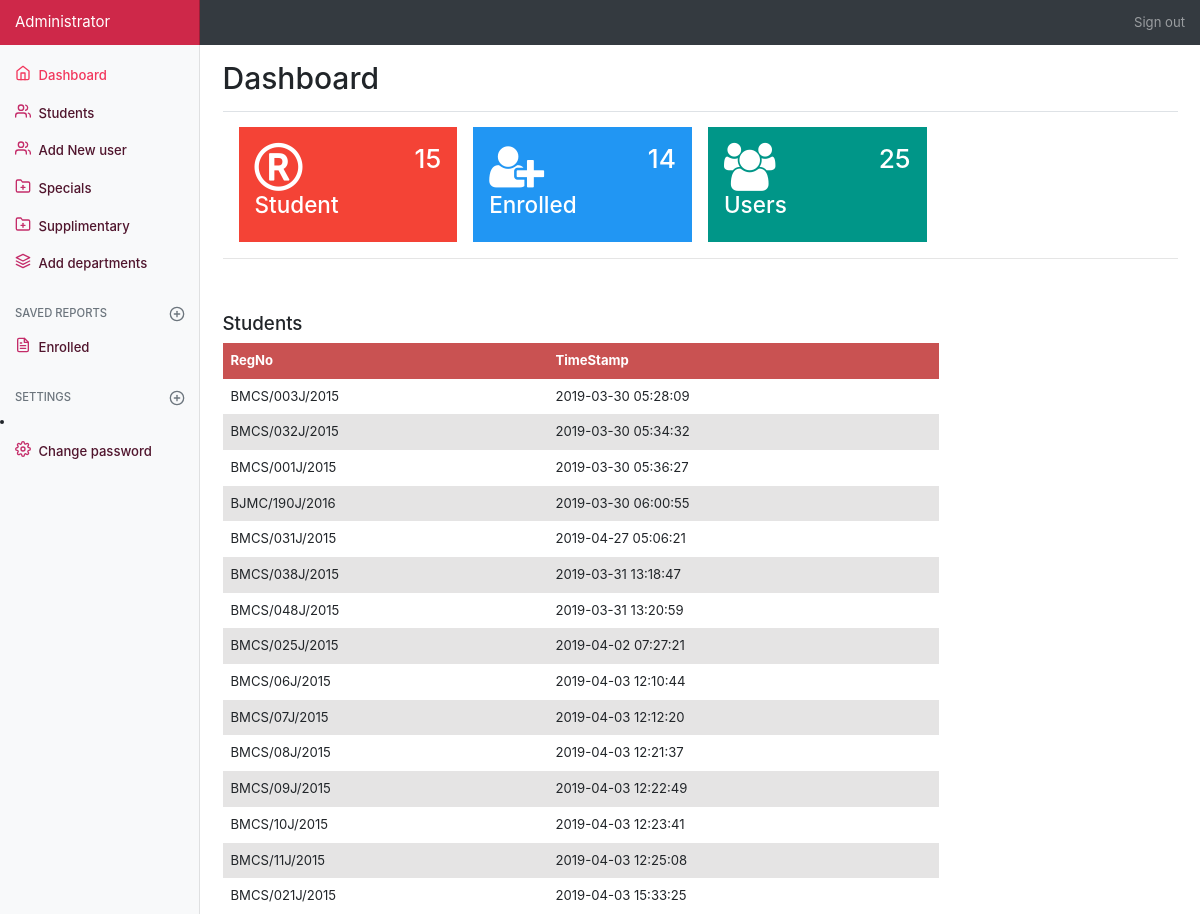
/Admin/admin.php, run on the app's committed database.
### tables this page shows
CREATE TABLE `users` (
  `id` int(11) NOT NULL,
  `username` varchar(255) NOT NULL,
  `password` varchar(255) NOT NULL,
  `created` timestamp NOT NULL DEFAULT CURRENT_TIMESTAMP ON UPDATE CURRENT_TIMESTAMP,
  `type` enum('Admin','Finance','Department','Student') DEFAULT 'Student'
);

### Admin/admin.php (the view, shortened to what this page needs)
<!doctype html>
<html lang="en">
  <head>
    <link rel="stylesheet" href="w3.css">
    <link rel="stylesheet" href="https://cdnjs.cloudflare.com/ajax/libs/font-awesome/4.7.0/css/font-awesome.min.css">
    <link href="bootstrap.min.css" rel="stylesheet">
    <link href="dashboard.css" rel="stylesheet">
  </head>
  <body>
    <nav class="navbar navbar-dark sticky-top bg-dark flex-md-nowrap p-0">
      <a class="navbar-brand col-sm-3 col-md-2 mr-0" href="#">Administrator</a>
      <ul class="navbar-nav px-3">
        <li class="nav-item text-nowrap">
          <a class="nav-link" href="signout.php">Sign out</a>
        </li>
      </ul>
    </nav>
    <div class="container-fluid">
      <div class="row">
        <nav class="col-md-2 d-none d-md-block bg-light sidebar">
          <div class="sidebar-sticky">
            <ul class="nav flex-column">
              <li class="nav-item">
                <a class="nav-link active" href="#">
                  <span data-feather="home"></span>
                  Dashboard <span class="sr-only">(current)</span>
                </a>
              </li>
              <li class="nav-item">
                <a class="nav-link" href="studentrecord.php">
                  <span data-feather="users"></span>
                  Students
                </a>
              </li>
              <li class="nav-item">
                <a class="nav-link" href="adduser.php">
                  <span data-feather="users"></span>
                  Add New user
                </a>
              </li>
              <li class="nav-item">
                <a class="nav-link" href="enrolled.php">
                  <span data-feather="folder-plus"></span>
                  Specials
                </a>
              </li>
              <li class="nav-item">
                <a class="nav-link" href="enrolled1.php">
                  <span data-feather="folder-plus"></span>
                  Supplimentary
                </a>
              </li>
              <li class="nav-item">
                <a class="nav-link" href="adddep.php">
                  <span data-feather="layers"></span>
                  Add departments
                </a>
              </li>
            </ul>
            <h6 class="sidebar-heading d-flex justify-content-between align-items-center px-3 mt-4 mb-1 text-muted">
              <span>Saved reports</span>
              <a class="d-flex align-items-center text-muted" href="#">
                <span data-feather="plus-circle"></span>
              </a>
            </h6>
            <ul class="nav flex-column mb-2">
              <li class="nav-item">
                <a class="nav-link" href="savedreports.php">
                  <span data-feather="file-text"></span>
                  Enrolled
                </a>
              </li>
            </ul>
            <h6 class="sidebar-heading d-flex justify-content-between align-items-center px-3 mt-4 mb-1 text-muted">
              <span>Settings</span>
              <a class="d-flex align-items-center text-muted" href="#">
                <span data-feather="plus-circle"></span>
              </a>
            </h6>
            <li class="nav-item">
              <a class="nav-link" href="../update.php">
                <span data-feather="settings"></span>
                Change password
              </a>
            </li>
          </div>
        </nav>
        <main role="main" class="col-md-9 ml-sm-auto col-lg-10 pt-3 px-4">
          <div class="d-flex justify-content-between flex-wrap flex-md-nowrap align-items-center pb-2 mb-3 border-bottom">
            <h1 class="h2">Dashboard</h1>
                 </div>
                 <div class="w3-row-padding w3-margin-bottom">
                   <div class="w3-quarter">
                     <div class="w3-container w3-red w3-padding-16">
                       <div class="w3-left"><i class="fa fa-registered w3-xxxlarge"></i></div>
                       <div class="w3-right">
                         <h3><?php
                       $server="localhost";
                       $username="root";
                       $pass="";
                       $db="phplearning";
                       $conn= mysqli_connect($server,$username,$pass,$db);
                       $sql="SELECT count(id) AS total FROM users WHERE type='Student'";
                       $result=mysqli_query($conn,$sql);
                       $values=mysqli_fetch_assoc($result);
                       $numrows=$values['total'];
                       echo $numrows;
                          ?></h3>
                       </div>
                       <div class="w3-clear"></div>
                       <h4>Student</h4>
                     </div>
                   </div>
                   <div class="w3-quarter">
                     <div class="w3-container w3-blue w3-padding-16">
                       <div class="w3-left"><i class="fa fa-user-plus w3-xxxlarge"></i></div>
                       <div class="w3-right">
                         <h3><?php
                       $server="localhost";
                       $username="root";
                       $pass="";
                       $db="phplearning";
                       $conn= mysqli_connect($server,$username,$pass,$db);
                       $sql="SELECT count(s_id) AS total FROM enrolled";
                       $result=mysqli_query($conn,$sql);
                       $values=mysqli_fetch_assoc($result);
                       $numrows=$values['total'];
                       echo $numrows;
                          ?></h3>
                       </div>
                       <div class="w3-clear"></div>
                       <h4>Enrolled</h4>
                     </div>
                   </div>
                   <div class="w3-quarter">
                     <div class="w3-container w3-teal w3-padding-16">
                       <div class="w3-left"><i class="fa fa-users w3-xxxlarge"></i></div>
                       <div class="w3-right">
                         <h3><?php
                       $server="localhost";
                       $username="root";
                       $pass="";
                       $db="phplearning";
                       $conn= mysqli_connect($server,$username,$pass,$db);
                       $sql="SELECT count(id) AS total FROM users";
                       $result=mysqli_query($conn,$sql);
                       $values=mysqli_fetch_assoc($result);
                       $numrows=$values['total'];
                       echo $numrows;
                          ?></h3>
                       </div>
                       <div class="w3-clear"></div>
                       <h4>Users</h4>
                     </div>
                   </div>
                 </div>
<hr></br></br>
<h5>Students</h5>
<div>
  <?php
  $conn=mysqli_connect('localhost', 'root', '');
  mysqli_select_db($conn,'phplearning') or die(mysqli_error($conn));
  $sql="SELECT * FROM users WHERE type='Student'";
  $records=mysqli_query($conn, $sql);
   ?>
   <div style="overflow-x:auto;">
   <table>
     <tr>
       <th>RegNo</th>
       <th>TimeStamp</th>
     <tr>
   <?php
   while($student=mysqli_fetch_assoc($records)){
     echo "<tr>";
     echo "<td>".$student['username']."</td>";
     echo "<td>".$student['created']."</td>";
     echo "</tr>";
   }
    ?>
   </table>
 </div>
</div>
               </div>
            </div>
  </body>
</html>

### Admin/w3.css (style rules this page uses)
html { box-sizing:border-box }
*,*:before,*:after { box-sizing:inherit }
html { -ms-text-size-adjust:100%;-webkit-text-size-adjust:100% }
body { margin:0 }
article,aside,details,figcaption,figure,footer,header,main,menu,nav,section,summary { display:block }
a { background-color:transparent;-webkit-text-decoration-skip:objects }
svg:not(:root) { overflow:hidden }
hr { box-sizing:content-box;height:0;overflow:visible }
html,body { font-family:Verdana,sans-serif;font-size:15px;line-height:1.5 }
html { overflow-x:hidden }
h1 { font-size:36px }
h3 { font-size:24px }
h4 { font-size:20px }
h5 { font-size:18px }
h6 { font-size:16px }
h1,h2,h3,h4,h5,h6 { font-family:"Segoe UI",Arial,sans-serif;font-weight:400;margin:10px 0 }
hr { border:0;border-top:1px solid #eee;margin:20px 0 }
a { color:inherit }
.w3-container:after,.w3-container:before,.w3-panel:after,.w3-panel:before,.w3-row:after,.w3-row:before,.w3-row-padding:after,.w3-row-padding:before, .w3-cell-row:before,.w3-cell-row:after,.w3-clear:after,.w3-clear:before,.w3-bar:before,.w3-bar:after { content:"";display:table;clear:both }
.w3-col,.w3-half,.w3-third,.w3-twothird,.w3-threequarter,.w3-quarter { float:left;width:100% }
@media (min-width:601px) { .w3-col.m3,.w3-quarter { width:24.99999% } }
.w3-row-padding,.w3-row-padding>.w3-half,.w3-row-padding>.w3-third,.w3-row-padding>.w3-twothird,.w3-row-padding>.w3-threequarter,.w3-row-padding>.w3-quarter,.w3-row-padding>.w3-col { padding:0 8px }
.w3-container,.w3-panel { padding:0.01em 16px }
.w3-xxxlarge { font-size:48px!important }
.w3-margin-bottom { margin-bottom:16px!important }
.w3-padding-16 { padding-top:16px!important;padding-bottom:16px!important }
.w3-left { float:left!important }
.w3-right { float:right!important }
.w3-blue,.w3-hover-blue:hover { color:#fff!important;background-color:#2196F3!important }
.w3-red,.w3-hover-red:hover { color:#fff!important;background-color:#f44336!important }
.w3-teal,.w3-hover-teal:hover { color:#fff!important;background-color:#009688!important }

### Admin/dashboard.css (style rules this page uses)
body { font-size: .875rem; }
.feather { width: 16px; height: 20px; vertical-align: text-bottom; }
.sidebar { position: fixed; top: 0; bottom: 0; left: 0; z-index: 100; padding: 0; box-shadow: inset -1px 0 0 rgba(0, 0, 0, .1); }
.sidebar-sticky { position: -webkit-sticky; position: sticky; top: 48px; height: calc(100vh - 48px); padding-top: .5rem; overflow-x: hidden; overflow-y: auto; }
.sidebar .nav-link { font-weight: 500; color: #50152D; }
.sidebar .nav-link .feather { margin-right: 4px; color: #C42C69; }
.sidebar .nav-link.active { color: #F2385D; }
.sidebar .nav-link:hover .feather, .sidebar .nav-link.active .feather { color: inherit; }
.sidebar-heading { font-size: .75rem; text-transform: uppercase; }
.navbar-brand { padding-top: .75rem; padding-bottom: .75rem; font-size: 1rem; background-color: #CE2849; box-shadow: inset -1px 0 0 rgba(0, 0, 0, .25); }
.border-bottom { border-bottom: 1px solid #e5e5e5; }

### Admin/admin.php (style rules this page uses)
table { border-collapse: collapse; width: 75%; }
th, td { text-align: left; padding: 8px; }
tr:nth-child(even) { background-color: #E5E4E4 }
th { background-color: #C95252; color: white; }

### data on the page
users: username "BMCS/003J/2015", created "2019-03-30 05:28:09"
users: username "BMCS/032J/2015", created "2019-03-30 05:34:32"
users: username "BMCS/001J/2015", created "2019-03-30 05:36:27"
users: username "BJMC/190J/2016", created "2019-03-30 06:00:55"
users: username "BMCS/031J/2015", created "2019-04-27 05:06:21"
users: username "BMCS/038J/2015", created "2019-03-31 13:18:47"
users: username "BMCS/048J/2015", created "2019-03-31 13:20:59"
users: username "BMCS/025J/2015", created "2019-04-02 07:27:21"
users: username "BMCS/06J/2015", created "2019-04-03 12:10:44"
users: username "BMCS/07J/2015", created "2019-04-03 12:12:20"
users: username "BMCS/08J/2015", created "2019-04-03 12:21:37"
users: username "BMCS/09J/2015", created "2019-04-03 12:22:49"
users: username "BMCS/10J/2015", created "2019-04-03 12:23:41"
users: username "BMCS/11J/2015", created "2019-04-03 12:25:08"
users: username "BMCS/021J/2015", created "2019-04-03 15:33:25"

### other printed values
$numrows "15"
$numrows "14"
$numrows "25"
